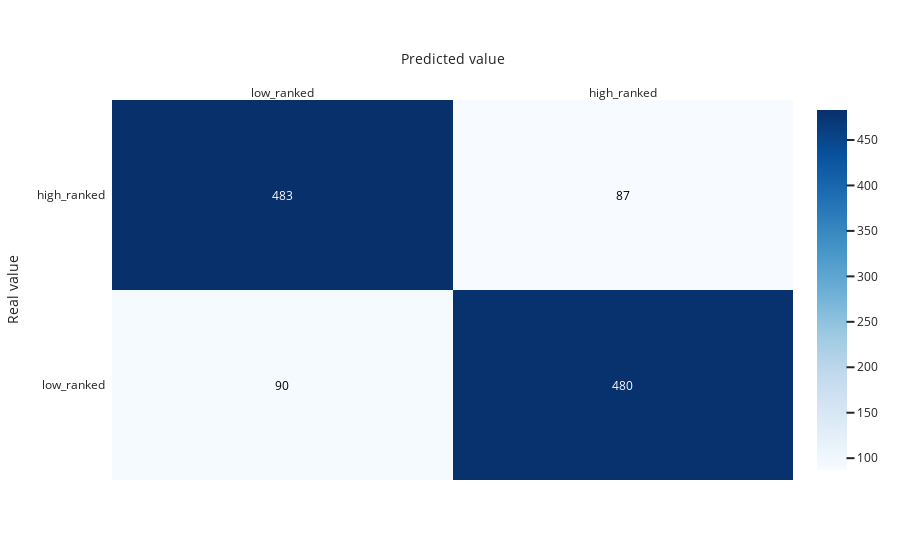
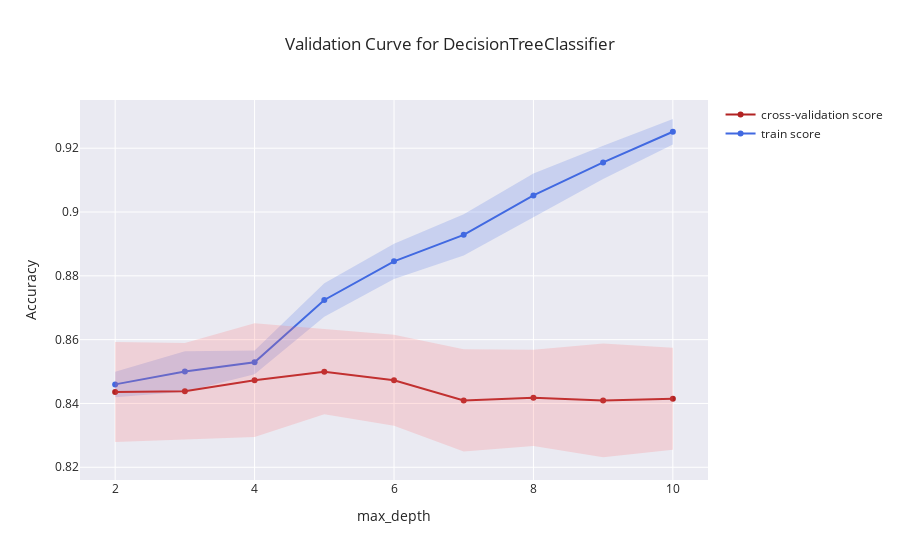
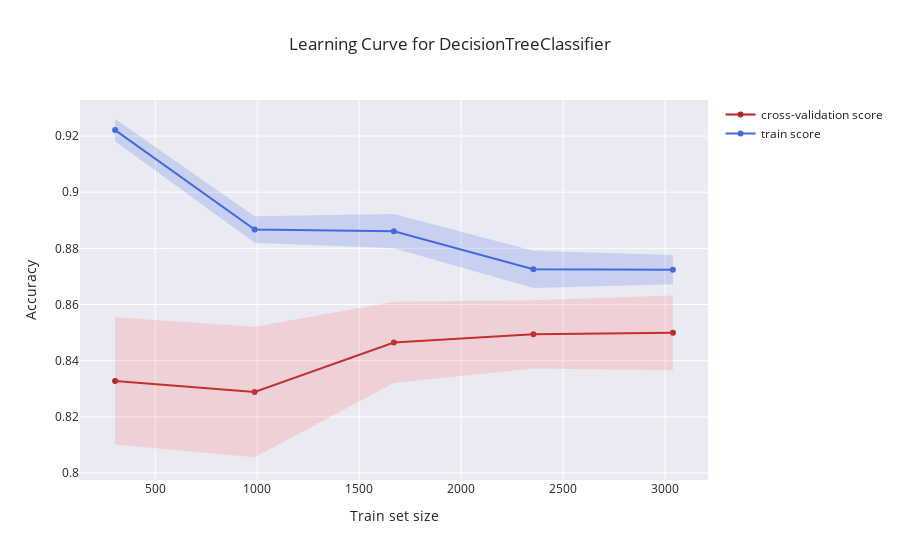

Write notebook code for charts like these, in order.
### Markdown cell above
### Decision Tree

### Code cell
parameters = {'max_depth': [2,3,4,5,6,7,8,9,10], 'criterion': ['gini', 'entropy'], 'splitter': ['best', 'random'], 'min_samples_split': [3, 5, 7, 9, 12], 'min_samples_leaf': [3, 5, 7, 9, 12], 'max_features': ['sqrt', 'log2', None]}
best_model = classification.show_report("Decision Tree", DecisionTreeClassifier(), parameters, validation_parameter='max_depth', normalization=False)

### Figure 1 — Plotly figure (JSON) as saved in the notebook; plotly's stock layout.template omitted (floating-point values rounded to 4 significant figures)
{"data": [{"colorscale": [[0, "rgb(247,251,255)"], [0.125, "rgb(222,235,247)"], [0.25, "rgb(198,219,239)"], [0.375, "rgb(158,202,225)"], [0.5, "rgb(107,174,214)"], [0.625, "rgb(66,146,198)"], [0.75, "rgb(33,113,181)"], [0.875, "rgb(8,81,156)"], [1, "rgb(8,48,107)"]], "reversescale": false, "showscale": true, "type": "heatmap", "x": ["low_ranked", "high_ranked"], "y": ["low_ranked", "high_ranked"], "z": [[90, 480], [483, 87]]}], "layout": {"annotations": [{"font": {"color": "#000000"}, "showarrow": false, "text": "90", "x": "low_ranked", "xref": "x", "y": "low_ranked", "yref": "y"}, {"font": {"color": "#FFFFFF"}, "showarrow": false, "text": "480", "x": "high_ranked", "xref": "x", "y": "low_ranked", "yref": "y"}, {"font": {"color": "#FFFFFF"}, "showarrow": false, "text": "483", "x": "low_ranked", "xref": "x", "y": "high_ranked", "yref": "y"}, {"font": {"color": "#000000"}, "showarrow": false, "text": "87", "x": "high_ranked", "xref": "x", "y": "high_ranked", "yref": "y"}], "xaxis": {"dtick": 1, "gridcolor": "rgb(0, 0, 0)", "side": "top", "ticks": "", "title": {"text": "Predicted value"}}, "yaxis": {"dtick": 1, "ticks": "", "ticksuffix": "  ", "title": {"text": "Real value"}}}}

### Figure 2 — Plotly figure (JSON) as saved in the notebook; plotly's stock layout.template omitted (floating-point values rounded to 4 significant figures)
{"data": [{"line": {"color": "royalblue"}, "name": "train score", "type": "scatter", "x": [2, 3, 4, 5, 6, 7, 8, 9, 10], "y": [0.846, 0.85, 0.8529, 0.8724, 0.8845, 0.8928, 0.9052, 0.9155, 0.9252]}, {"line": {"width": 0}, "mode": "lines", "showlegend": false, "type": "scatter", "x": [2, 3, 4, 5, 6, 7, 8, 9, 10], "y": [0.85, 0.8563, 0.8566, 0.8777, 0.8901, 0.8993, 0.9121, 0.9208, 0.9292]}, {"fill": "tonexty", "fillcolor": "rgba(65,105,225,0.2)", "line": {"color": "rgba(255,255,255,0)"}, "showlegend": false, "type": "scatter", "x": [2, 3, 4, 5, 6, 7, 8, 9, 10], "y": [0.842, 0.8436, 0.8492, 0.8672, 0.879, 0.8864, 0.8983, 0.9103, 0.9212]}, {"line": {"color": "firebrick"}, "name": "cross-validation score", "type": "scatter", "x": [2, 3, 4, 5, 6, 7, 8, 9, 10], "y": [0.8436, 0.8439, 0.8473, 0.8499, 0.8473, 0.841, 0.8418, 0.841, 0.8415]}, {"line": {"width": 0}, "mode": "lines", "showlegend": false, "type": "scatter", "x": [2, 3, 4, 5, 6, 7, 8, 9, 10], "y": [0.8593, 0.859, 0.8651, 0.8632, 0.8616, 0.857, 0.8568, 0.8588, 0.8575]}, {"fill": "tonexty", "fillcolor": "rgba(255,107,107,0.2)", "line": {"color": "rgba(255,255,255,0)"}, "showlegend": false, "type": "scatter", "x": [2, 3, 4, 5, 6, 7, 8, 9, 10], "y": [0.8279, 0.8288, 0.8295, 0.8366, 0.833, 0.8249, 0.8267, 0.8231, 0.8255]}], "layout": {"title": {"text": "Validation Curve for DecisionTreeClassifier"}, "xaxis": {"title": {"text": "max_depth"}}, "yaxis": {"title": {"text": "Accuracy"}}}}

### Figure 3 — Plotly figure (JSON) as saved in the notebook; plotly's stock layout.template omitted (floating-point values rounded to 4 significant figures)
{"data": [{"line": {"color": "royalblue"}, "name": "train score", "type": "scatter", "x": [303, 987, 1670, 2354, 3038], "y": [0.9221, 0.8867, 0.8861, 0.8726, 0.8724]}, {"line": {"width": 0}, "mode": "lines", "showlegend": false, "type": "scatter", "x": [303, 987, 1670, 2354, 3038], "y": [0.9261, 0.8915, 0.8922, 0.8792, 0.8777]}, {"fill": "tonexty", "fillcolor": "rgba(65,105,225,0.2)", "line": {"color": "rgba(255,255,255,0)"}, "showlegend": false, "type": "scatter", "x": [303, 987, 1670, 2354, 3038], "y": [0.9182, 0.882, 0.88, 0.8659, 0.8672]}, {"line": {"color": "firebrick"}, "name": "cross-validation score", "type": "scatter", "x": [303, 987, 1670, 2354, 3038], "y": [0.8328, 0.8288, 0.8465, 0.8494, 0.8499]}, {"line": {"width": 0}, "mode": "lines", "showlegend": false, "type": "scatter", "x": [303, 987, 1670, 2354, 3038], "y": [0.8555, 0.8521, 0.861, 0.8616, 0.8632]}, {"fill": "tonexty", "fillcolor": "rgba(255,107,107,0.2)", "line": {"color": "rgba(255,255,255,0)"}, "showlegend": false, "type": "scatter", "x": [303, 987, 1670, 2354, 3038], "y": [0.8101, 0.8056, 0.832, 0.8372, 0.8366]}], "layout": {"title": {"text": "Learning Curve for DecisionTreeClassifier"}, "xaxis": {"title": {"text": "Train set size"}}, "yaxis": {"title": {"text": "Accuracy"}}}}
